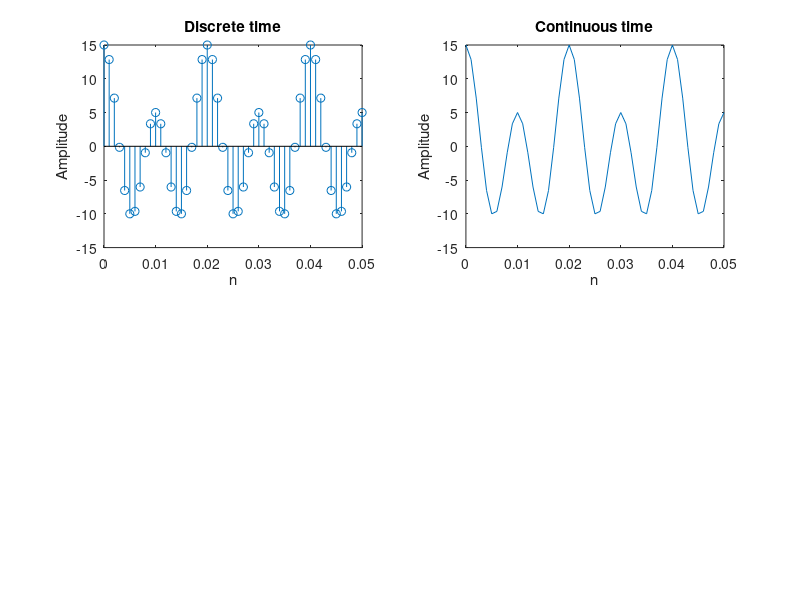

Here is the MATLAB script that generated this plot:
% 1st signal
clc;
close all;
clear all;

% 2 signals

t = 0:1/1000:1/100*5;
x = 10*cos(2*pi*100*t)+5*cos(2*pi*50*t);
subplot(2,2,1);
stem(t, x);
ylabel('Amplitude');
xlabel('n');
title('Discrete time');

subplot(2,2,2);
plot(t, x);
ylabel('Amplitude');
xlabel('n');
title('Continuous time');